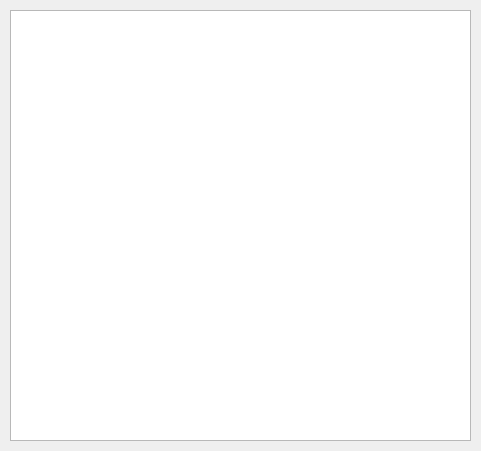
<?xml version="1.0" encoding="UTF-8"?>
<ui version="4.0">
 <class>Notification</class>
 <widget class="QDialog" name="Notification">
  <property name="geometry">
   <rect>
    <x>0</x>
    <y>0</y>
    <width>481</width>
    <height>451</height>
   </rect>
  </property>
  <property name="windowTitle">
   <string>Dialog</string>
  </property>
  <widget class="QListWidget" name="notification">
   <property name="geometry">
    <rect>
     <x>10</x>
     <y>10</y>
     <width>461</width>
     <height>431</height>
    </rect>
   </property>
  </widget>
 </widget>
 <resources/>
 <connections/>
</ui>
